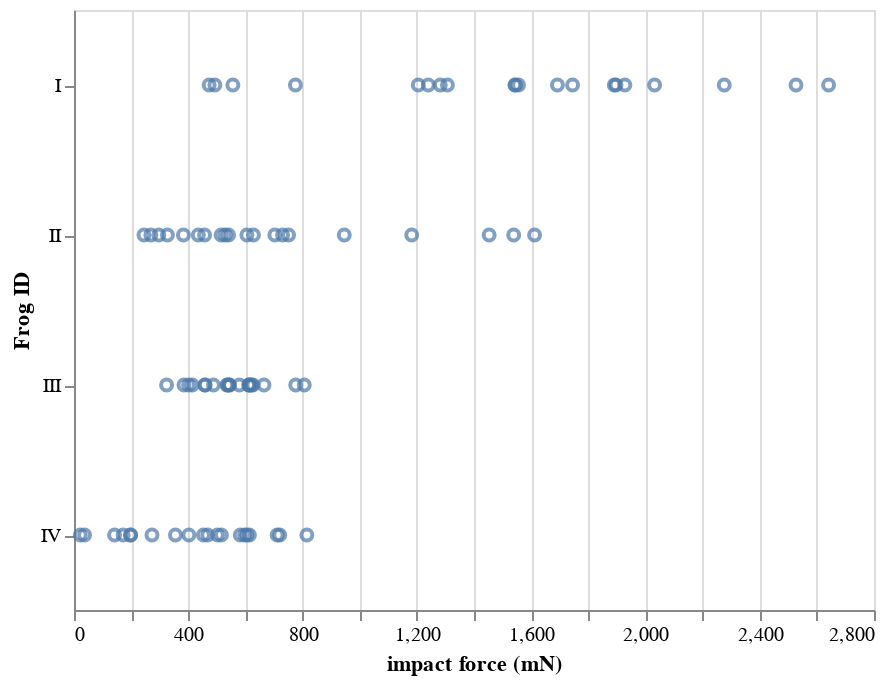

Source (notebook cell):
### Code cell
alt.Chart(df
    ).mark_point(
    ).encode(
        x='impact force (mN):Q',    # :Q space matteres
        y=alt.Y('ID:N',title='Frog ID')
    )
